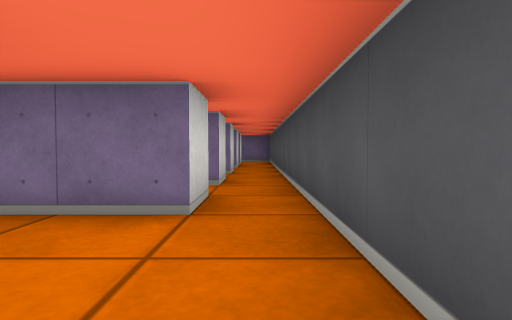
[1] (above)

16 first-person views from a walk through a cub3D maze. The camera is about half as high as the walls, tilts 2° down and sees 75° across. The floor is counted in squares. Each view is taken from the middle of a square. On the plan, view 1 faces up. The plan holds only what a view shows up to about 9 squares ahead; the rest is blank.

[2]
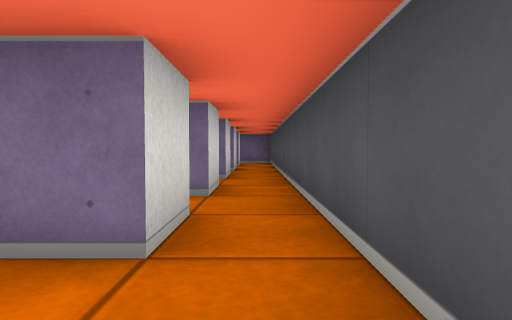

[3]
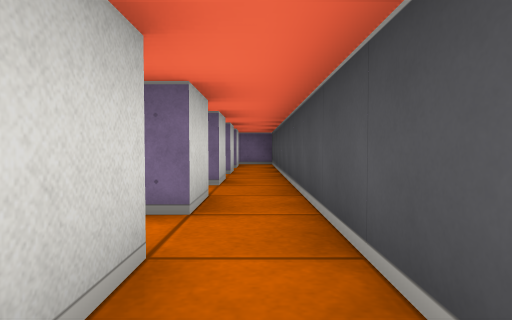

[4]
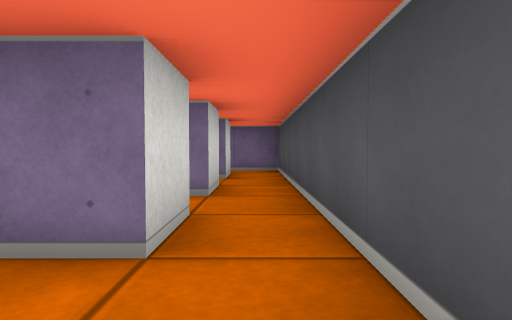

[5]
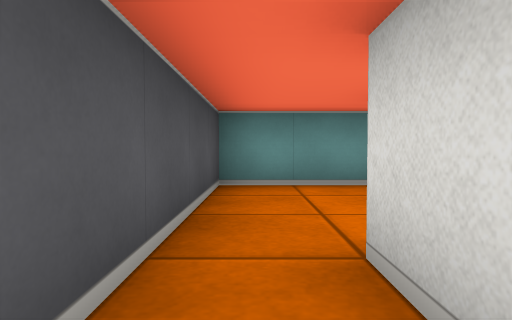

[6]
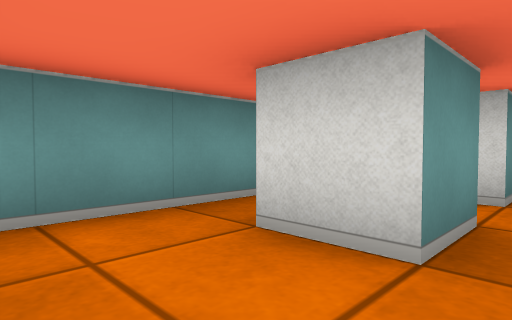

[7]
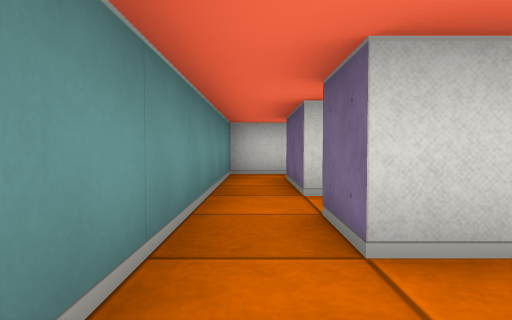

[8]
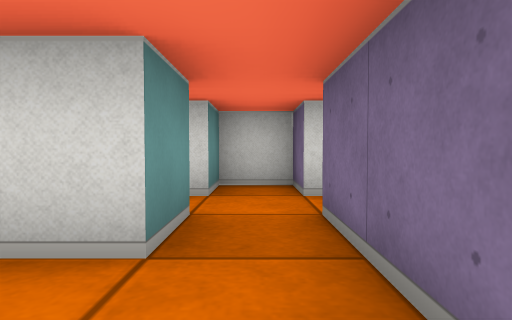

[9]
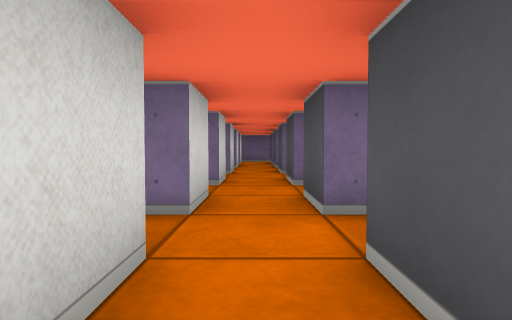

[10]
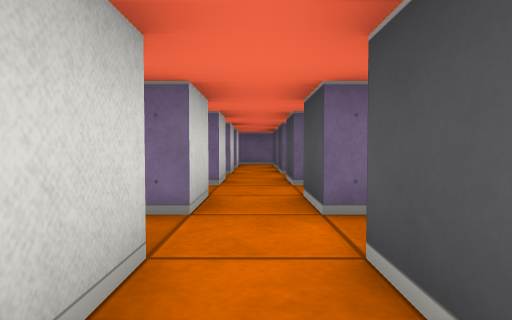

[11]
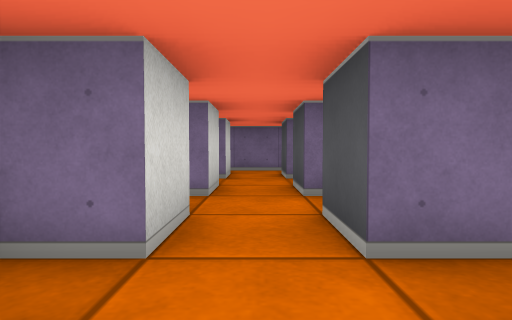

[12]
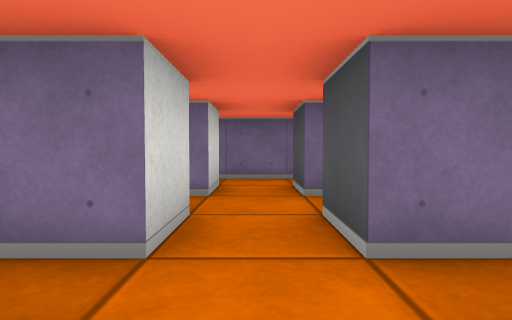

[13]
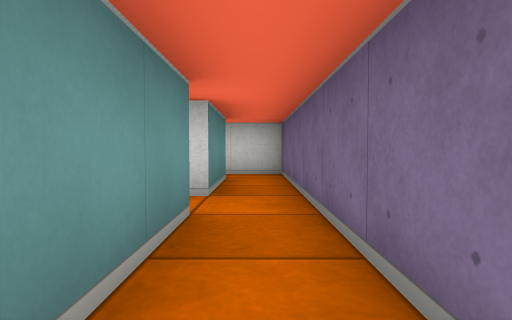

[14]
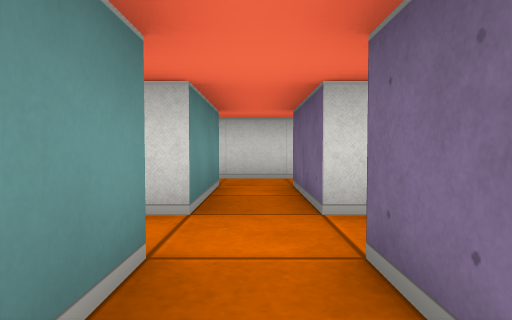

[15]
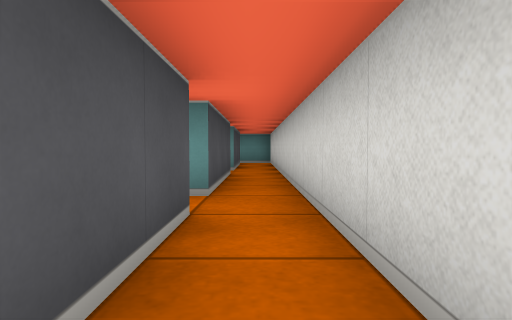

[16]
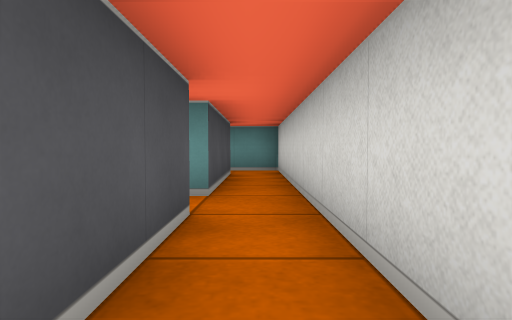

### Floor plan
Points are (right, up) in squares from view 1. A wall is a line through its corners. A room is listed if a view was taken in it or the views show most of it. See-through windows are left out.
Room 1 (views 1, 2, 3, 6, 7, 8, 9, 10)
walls: (-1.5, 0.5) (-2.5, 0.5) (-2.5, 1.5) (-1.5, 1.5) (-1.5, 0.5); (-0.5, 3.5) (-0.5, 2.5) (-2.5, 2.5); (-3.5, -0.5) (0.5, -0.5) (0.5, 3.5); (-3.5, 2.5) (-4.5, 2.5) (-4.5, 1.5) (-3.5, 1.5) (-3.5, 0.5)
ways out: opening at (0, 3) to room 2; opening at (-4.5, 0) to room 6; opening at (-3, 3) to room 8
Room 2 (views 4, 5)
walls: (-0.5, 5.5) (-0.5, 4.5); (0.5, 3.5) (0.5, 5.5)
ways out: opening at (0, 3) to room 1; opening at (-1.5, 4) to room 8; opening at (0, 5) to room 10
Room 3 (views 11, 12)
walls: (-3.5, 5.5) (-3.5, 4.5); (-3.5, 7.5) (-3.5, 6.5) (-4.2, 6.5); (-2.5, 4.5) (-2.5, 5.5); (-0.5, 6.5) (-2.5, 6.5) (-2.5, 7.5)
ways out: opening at (-3, 7) to room 5; opening at (-3, 5) to room 8; opening at (-1.5, 6) to room 10
Room 4 (view 13)
walls: (0.6, 12.5) (-0.4, 12.5)
ways out: opening at (-1.5, 12) to room 9; opening at (0, 11) to room 12
Room 5 (view 14)
walls: (-2.5, 7.5) (-1.6, 7.5); (-0.5, 8.5) (-2.5, 8.5)
ways out: opening at (-3, 7) to room 3; opening at (-4.5, 8) to room 6; opening at (-3, 9) to room 7; opening at (-1.5, 8) to room 11
Room 6 (views 15, 16)
walls: (-5.5, 4.5) (-5.5, 7.5) (-3.5, 7.5); (-3.5, 4.5) (-3.9, 4.5); (-3.5, 8.5) (-5.5, 8.5) (-5.5, 10.4); (-5.5, 11.5) (-3.5, 11.5); (-3.5, 0.5) (-5.5, 0.5) (-5.5, 3.5); (-3.6, 12.5) (-6.5, 12.5) (-6.5, -0.5) (-3.5, -0.5)
ways out: opening at (-4.5, 0) to room 1; opening at (-4.5, 8) to room 5; opening at (-4.5, 4) to room 8; opening at (-4.5, 12) to room 9
Room 7 (no view inside)
walls: (-3.5, 9.5) (-3.5, 8.5); (-2.5, 10.5) (-2.5, 11.5); (-3.5, 11.5) (-3.5, 10.5); (-2.5, 8.5) (-2.5, 9.5)
ways out: opening at (-3, 9) to room 5; opening at (-3, 11) to room 9; opening at (-1.5, 10) to room 12
Room 8 (no view inside)
walls: (-3.5, 3.5) (-3.5, 2.5); (-2.5, 2.5) (-2.5, 3.5); (-0.5, 4.5) (-2.5, 4.5)
ways out: opening at (-3, 3) to room 1; opening at (-1.5, 4) to room 2; opening at (-3, 5) to room 3; opening at (-4.5, 4) to room 6
Room 9 (no view inside)
walls: (-2.5, 11.5) (-0.5, 11.5); (-0.4, 12.5) (-3.6, 12.5)
ways out: opening at (-1.5, 12) to room 4; opening at (-4.5, 12) to room 6; opening at (-3, 11) to room 7
Room 10 (no view inside)
walls: (-0.5, 7.5) (-0.5, 6.5); (0.5, 5.5) (0.5, 7.5)
ways out: opening at (0, 5) to room 2; opening at (-1.5, 6) to room 3; opening at (0, 7) to room 11
Room 11 (no view inside)
walls: (-0.5, 9.5) (-0.5, 8.5); (0.5, 7.5) (0.5, 9.5)
ways out: opening at (-1.5, 8) to room 5; opening at (0, 7) to room 10; opening at (0, 9) to room 12
Room 12 (no view inside)
walls: (-0.5, 11.5) (-0.5, 10.5); (0.5, 9.5) (0.5, 12.2)
ways out: opening at (0, 11) to room 4; opening at (-1.5, 10) to room 7; opening at (0, 9) to room 11

Where each view was taken, in squares from view 1:
view 1: 0 up, 0 right, facing up
view 2: 1 up, 0 right, facing up
view 3: 2 up, 0 right, facing up
view 4: 5 up, 0 right, facing up
view 5: 4 up, 0 right, facing down
view 6: 2 up, 0 right, facing down-left
view 7: 0 up, 0 right, facing left
view 8: 2 up, 0 right, facing left
view 9: 0 up, 3 left, facing up
view 10: 2 up, 3 left, facing up
view 11: 5 up, 3 left, facing up
view 12: 7 up, 3 left, facing up
view 13: 12 up, 0 right, facing left
view 14: 8 up, 1 left, facing left
view 15: 11 up, 6 left, facing down
view 16: 7 up, 6 left, facing down
